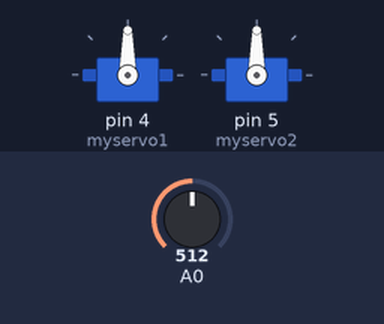
Recording of a sketch running on a simulated Arduino Uno, built with avr-gcc and run on an emulated ATmega328P. On the bench: 2 × servo. The inputs (shaded band) are chosen by the test bench; at power-on: A0 = 512.

Above: at 1.2 s.
1.3 s: A0 set to 716
At 1.6 s:
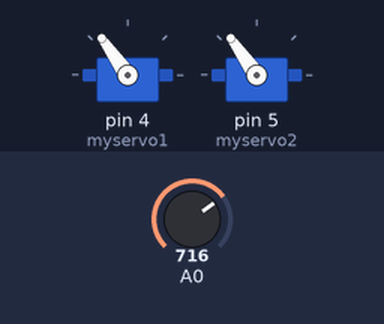
2.8 s: A0 set to 900
At 3.8 s:
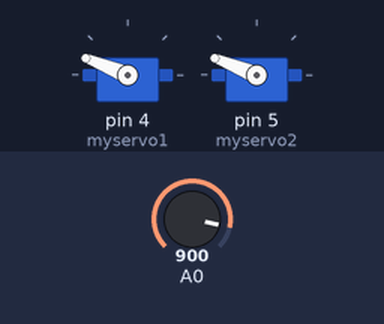
4.3 s: A0 set to 1023
At 4.8 s:
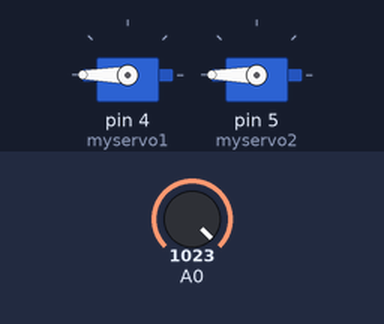
5.8 s: A0 set to 306
At 6.2 s:
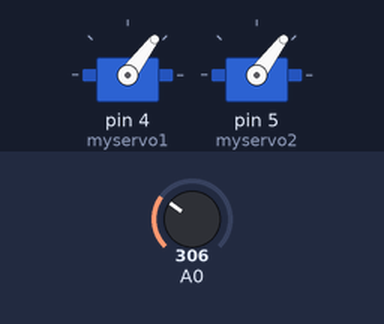
7.3 s: A0 set to 122
At 8.4 s:
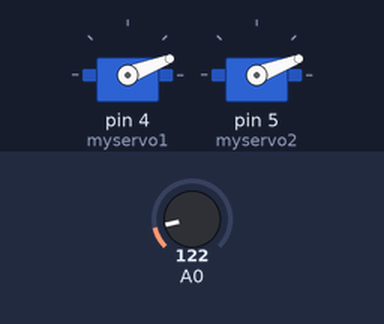
Timing chart, 0 to 9.8 s (numbered marks = the images above; inputs shaded):
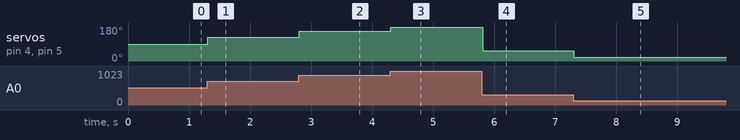

The sketch:

ServoMotor.ino
```cpp
#include<Servo.h>

Servo myservo1;
Servo myservo2;
void setup() {
  // put your setup code here, to run once:
  myservo1.attach(4);
  //myservo1.write(80);
  myservo2.attach(5);
  //myservo2.write(80);
}

void loop() {
  // put your main code here, to run repeatedly:
  int x;
  int y;
  x = analogRead(0);
  y = analogRead(0);
  int Anglex = map(x, 0, 1023, 0, 180);
  int Angley = map(y, 0, 1023, 0, 180);
  myservo1.write(Anglex);
  myservo2.write(Angley);
  delay(10);

}
```

Measured:
- after the input at 1.3 s, servo on pin 4 (myservo1), servo on pin 5 (myservo2): 90° → 125° at once
- after the input at 2.8 s, servo on pin 4 (myservo1), servo on pin 5 (myservo2): 125° → 158° at once
- after the input at 4.3 s, servo on pin 4 (myservo1), servo on pin 5 (myservo2): 158° → 180° at once
- after the input at 5.8 s, servo on pin 4 (myservo1), servo on pin 5 (myservo2): 180° → 53° at once
- after the input at 7.3 s, servo on pin 4 (myservo1), servo on pin 5 (myservo2): 53° → 21° at once
